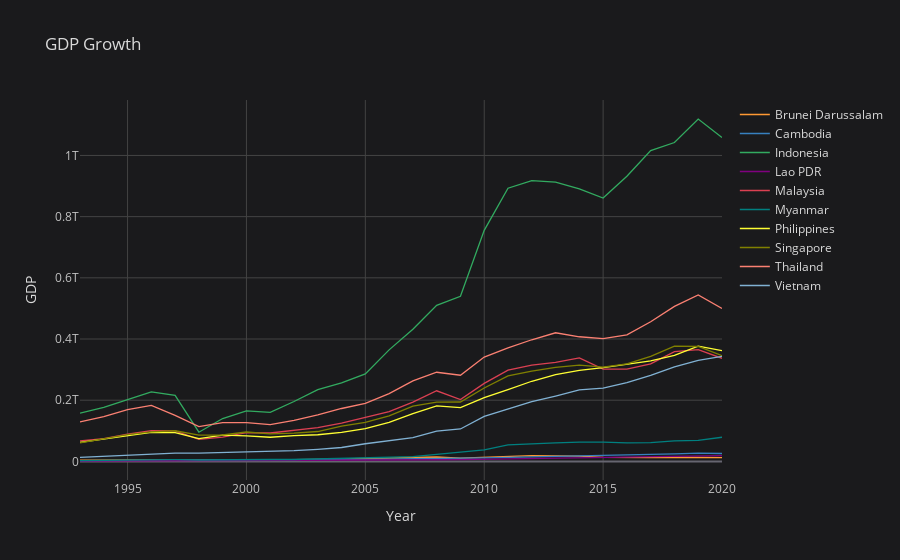

The notebook cell saved with this chart:
### Markdown cell above
### GDP Growth in Southeast Asia

### Code cell
df_pivot_asean_gdp.iplot(kind="line", xTitle="Year", yTitle="GDP", title="GDP Growth")
